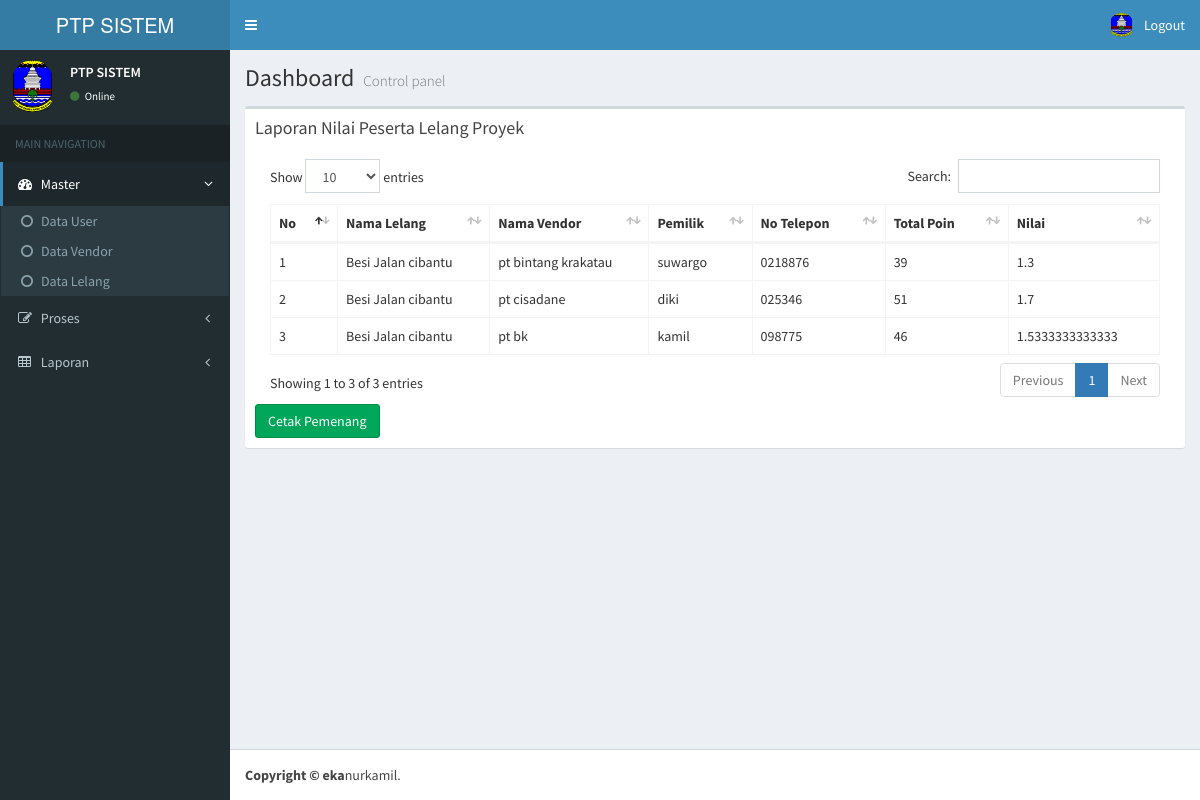
Page /halaman_utama.php?page=lap_pemenang (signed in) on the committed database.
### tables this page shows
CREATE TABLE IF NOT EXISTS `penilaian` (
  `id_nilai` int(10) NOT NULL,
  `id_vendor` int(10) NOT NULL,
  `id_lelang` int(10) NOT NULL,
  `appk` int(5) NOT NULL,
  `situ` int(5) NOT NULL,
  `siup` int(5) NOT NULL,
  `tdp` int(5) NOT NULL,
  `ktp_pemilik` int(5) NOT NULL,
  `npwp_perusahaan` int(5) NOT NULL,
  `norek_perusahaan` int(5) NOT NULL,
  `skt` int(5) NOT NULL,
  `skdp` int(5) NOT NULL,
  `nsfp` int(5) NOT NULL,
  `ka` int(5) NOT NULL,
  `k_bank` int(5) NOT NULL
);

CREATE TABLE IF NOT EXISTS `lelang` (
  `id_lelang` int(10) NOT NULL,
  `nama_lelang` varchar(30) NOT NULL,
  `hps` int(20) NOT NULL,
  `status` enum('on','off') NOT NULL
);

CREATE TABLE IF NOT EXISTS `vendor` (
  `id_vendor` int(10) NOT NULL,
  `nama_vendor` varchar(30) NOT NULL,
  `pemilik` varchar(30) NOT NULL,
  `alamat` text NOT NULL,
  `telepon` varchar(14) NOT NULL
);

### module/laporan/lap_pemenang.php (the view)
<div class="box">
    <div class="box-header">
        <h3 class="box-title">Laporan Nilai Peserta Lelang Proyek</h3>
    </div>
			<div class="box-body">
              <table class="table table-bordered table-hover" id="datatables">
                <thead>
                <tr>
                  <th>No</th>
                  <th>Nama Lelang</th>
                  <th>Nama Vendor</th>
                  <th>Pemilik</th>
                  <th>No Telepon</th>
                  <th>Total Poin</th>
                  <th>Nilai</th>
                </tr>
                </thead>
				<tbody>
                <?php
					$no=1;
					$sql=mysql_query("select penilaian.appk,penilaian.situ,penilaian.siup,penilaian.tdp,penilaian.ktp_pemilik,
					penilaian.npwp_perusahaan, penilaian.norek_perusahaan,penilaian.skt,penilaian.skdp,penilaian.nsfp,penilaian.ka,
					penilaian.k_bank, vendor.nama_vendor,vendor.pemilik,vendor.telepon, lelang.nama_lelang,lelang.hps from penilaian join
					vendor on penilaian.id_vendor=vendor.id_vendor join lelang on penilaian.id_lelang=lelang.id_lelang ") or die(mysql_error());
					while($data=mysql_fetch_array($sql)){
					$a = $data['appk'];
					$b = $data['situ'];
					$c = $data['siup'];
					$d = $data['tdp'];
					$e = $data['ktp_pemilik'];
					$f = $data['npwp_perusahaan'];
					$g = $data['norek_perusahaan'];
					$h = $data['skt'];
					$i = $data['skdp'];
					$j = $data['nsfp'];
					$k = $data['ka'];
					$l = $data['k_bank'];
					$hps = $data['hps'];
					$total = $a+$b+$c+$d+$e+$f+$g+$h+$i+$j+$k+$l;
					$benefit = $hps * $total/30;
					$nilai = $benefit/$hps;
				?>
				<tr>
					<td><?php echo $no++ ?></td>
					<td><?php echo $data['nama_lelang']; ?></td>
					<td><?php echo $data['nama_vendor']; ?></td>
					<td><?php echo $data['pemilik']; ?></td>
					<td><?php echo $data['telepon']; ?></td>
					<td><?php echo $total; ?></td>
					<td><?php echo $nilai; ?></td>
				</tr>
				<?php
					}
				?>
				</tbody>
              </table>
			  <a href="module/laporan/pdf/cetak_pemenang.php" class="btn btn-success">Cetak Pemenang</a>
			</div>
		</div>

### halaman_utama.php (shortened to what this page needs)
<!DOCTYPE html>
<html>
<head>
  <link rel="stylesheet" href="bootstrap/css/bootstrap.min.css">
  <link rel="stylesheet" href="css/font-awesome.min.css">
  <link rel="stylesheet" href="dist/css/AdminLTE.min.css">
  <link rel="stylesheet" href="dist/css/skins/_all-skins.min.css">
  <link href="datatables/datatables.min.css" rel="stylesheet">
</head>
<body class="hold-transition skin-blue sidebar-mini">
<div class="wrapper">
  <header class="main-header">
    <a href="halaman_utama.php" class="logo">
      <span class="logo-lg">PTP SISTEM</span>
    </a>
    <nav class="navbar navbar-static-top">
      <a href="#" class="sidebar-toggle" data-toggle="offcanvas" role="button">
      </a>
      <div class="navbar-custom-menu">
        <ul class="nav navbar-nav">
          <li class="dropdown user user-menu">
            <a href="#" class="dropdown-toggle" data-toggle="dropdown">
              <img src="dist/img/user2-160x160.PNG" class="user-image" alt="User Image">
              <span class="hidden-xs">Logout</span>
            </a>
          </li>
        </ul>
      </div>
    </nav>
  </header>
  <aside class="main-sidebar">
    <section class="sidebar">
      <div class="user-panel">
        <div class="pull-left image">
          <img src="dist/img/user2-160x160.PNG" class="img-circle" alt="User Image">
        </div>
        <div class="pull-left info">
          <p>PTP SISTEM</p>
          <a href="#"><i class="fa fa-circle text-success"></i> Online</a>
        </div>
      </div>
      <ul class="sidebar-menu">
        <li class="header">MAIN NAVIGATION</li>
		<?php
		if(@$_SESSION["level"] == "admin"){ ?>
        <li class="active treeview">
          <a href="#">
            <i class="fa fa-dashboard"></i> <span>Master</span>
            <span class="pull-right-container">
              <i class="fa fa-angle-left pull-right"></i>
            </span>
          </a>
          <ul class="treeview-menu">
            <li><a href="?page=user"><i class="fa fa-circle-o"></i>Data User</a></li>
            <li><a href="?page=vendor"><i class="fa fa-circle-o"></i>Data Vendor</a></li>
            <li><a href="?page=lelang"><i class="fa fa-circle-o"></i>Data Lelang </a></li>
          </ul>
        </li>
		<?php
			}
		?>
		<?php if(@$_SESSION["level"] == "admin"){ ?>
	   <li class="treeview">
          <a href="#">
            <i class="fa fa-edit"></i> <span>Proses</span>
            <span class="pull-right-container">
              <i class="fa fa-angle-left pull-right"></i>
            </span>
          </a>
        </li>
		<?php
			}
		?>
		<?php if(@$_SESSION["level"] == "admin"){ ?>
        <li class="treeview">
          <a href="#">
            <i class="fa fa-table"></i> <span>Laporan</span>
            <span class="pull-right-container">
              <i class="fa fa-angle-left pull-right"></i>
            </span>
          </a>
        </li>
		<?php
			}
		?>
      </ul>
    </section>
  </aside>
  <div class="content-wrapper">
    <section class="content-header">
      <h1>
        Dashboard
        <small>Control panel</small>
      </h1>
    </section>
    <section class="content">
		<?php
			$page=@$_GET['page'];
			$action=@$_GET['action'];
				if($page == "lap_pemenang"){
					if ($action==""){
						include "module/laporan/lap_pemenang.php";
					}
				}
				else if($page == ""){
					echo "<h3 align='center'>selamat datang di sistem pemenang tender proyek di dinas pekerjaan umum dan penataan ruang kabupaten serang</h3>";
				}
		?>
    </section>
  </div>
  <footer class="main-footer">
    <strong>Copyright &copy; eka</strong>nurkamil.
  </footer>
</div>
</body>
</html>

### rows in the picture
penilaian: id_lelang.nama_lelang "Besi Jalan cibantu", id_vendor.nama_vendor "pt bintang krakatau", id_vendor.pemilik "suwargo", id_vendor.telepon "0218876", total "39", nilai "1.3"
penilaian: id_lelang.nama_lelang "Besi Jalan cibantu", id_vendor.nama_vendor "pt cisadane", id_vendor.pemilik "diki", id_vendor.telepon "025346", total "51", nilai "1.7"
penilaian: id_lelang.nama_lelang "Besi Jalan cibantu", id_vendor.nama_vendor "pt bk", id_vendor.pemilik "kamil", id_vendor.telepon "098775", total "46", nilai "1.5333333333333"
